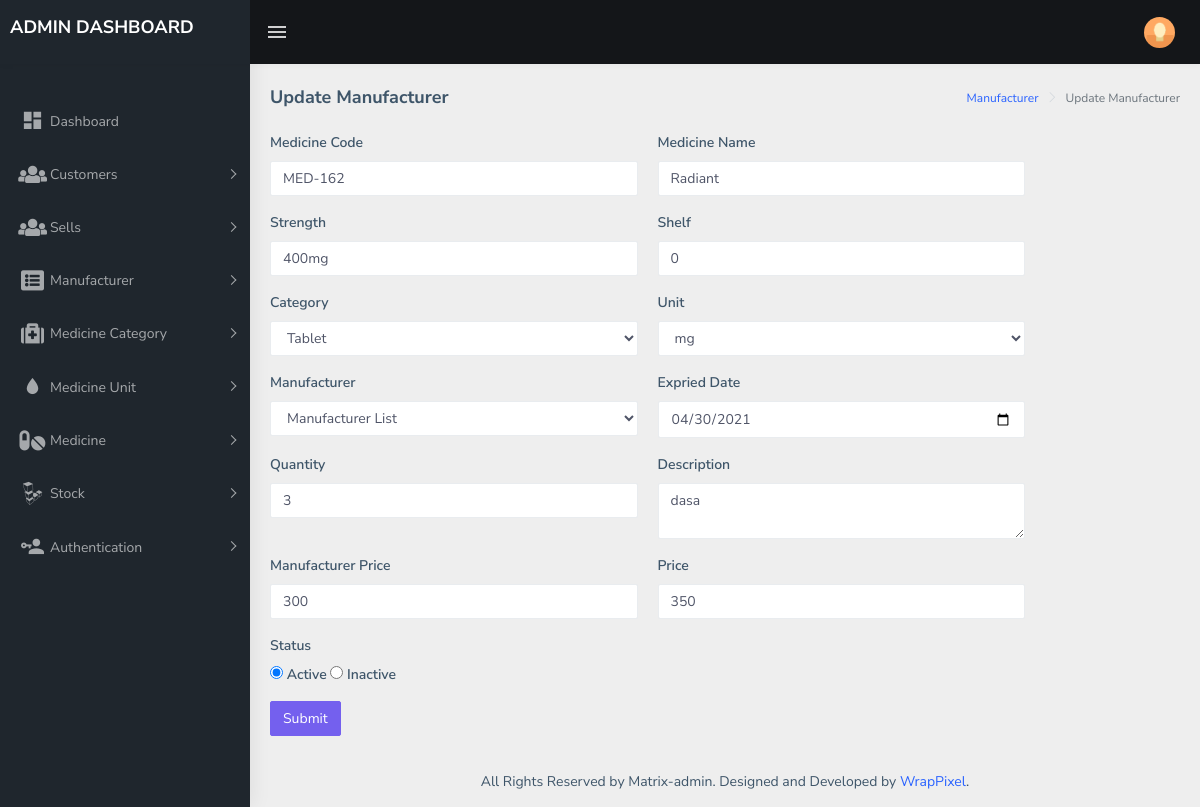
Page /medicine_update.php?update=true&&id=2 (signed in) on the committed database.
### tables this page shows
CREATE TABLE `medicines` (
  `id` int(11) NOT NULL,
  `names` varchar(25) NOT NULL,
  `code` varchar(8) NOT NULL,
  `manufacturer` varchar(25) NOT NULL,
  `manufacturer_price` float NOT NULL,
  `price` float NOT NULL,
  `category_id` int(3) NOT NULL,
  `unit_id` int(3) NOT NULL,
  `strength` varchar(10) NOT NULL,
  `shelf` int(11) NOT NULL,
  `quantity` int(11) NOT NULL,
  `expired_date` date NOT NULL,
  `description` text NOT NULL,
  `status` tinyint(1) NOT NULL
);

### pages/medicine/update.php (the view, shortened to what this page needs)
<form action="" method="POST">
    <div class="row mb-3">
      <div class="col-lg-5">
       <label >Medicine Code</label> <input type="text" class="form-control" id="code" placeholder="Code" name="code" value="<?php echo $getData['code']?>" >
      </div>
      <div class="col-lg-5">
        <label for="uname">Medicine Name</label>
        <input type="text" class="form-control" id="name" value="<?php echo $getData['names']?>" name="name">
      </div>
    </div>
        <div class="row mb-3">
      <div class="col-lg-5">
       <label >Strength</label> <input type="text" class="form-control" id="strength" placeholder="Strength" name="strength" value="<?php echo $getData['strength']?>" >
      </div>
      <div class="col-lg-5">
        <label>Shelf</label>
        <input type="text" class="form-control" id="shelf" placeholder="Shelf" name="shelf" value="<?php echo $getData['shelf']?>">
      </div>
    </div>
        <div class="row mb-3">
      <div class="col-lg-5">
        <label >Category</label>
        <select class="form-control" style="height: 35px" name="category_id">
        <?php while($category=mysqli_fetch_assoc($get_category)){?>
        <option value="<?php echo $getData['category_id']?>" <?php echo $getData['category_id']==$category['id'] ? 'SELECTED':''?> ><?php echo $category['name'];?></option>
        <?php }?>
      </select>
      </div>
      <div class="col-lg-5">
        <label for="uname">Unit</label>
        <select class="form-control" style="height: 35px" name="unit_id">
       <?php while($unit=mysqli_fetch_assoc($get_unit)){?>
        <option value="<?php echo $getData['category_id']?>" <?php echo $getData['unit_id']==$unit['id'] ? 'SELECTED':''?>><?php echo $unit['name'];?></option>
        <?php }?>
      </select>
      </div>
    </div>
    <div class="row mb-3">
      <div class="col-lg-5">
        <label >Manufacturer</label>
        <select class="form-control" style="height: 35px" name="manufacturer">
        <option>Manufacturer List</option>
      </select>
      </div>
      <div class="col-lg-5">
        <label >Expried Date</label>
     <input type="date" class="form-control"  name="expired_date" value="<?php echo $getData['expired_date']?>">
      </div>
    </div>
    <div class="row mb-3">
      <div class="col-lg-5">
        <label >Quantity</label>
        <input type="text" class="form-control" value="<?php echo $getData['quantity']?>" name="quantity">
      </div>
            <div class="col-lg-5">
        <label >Description</label>
        <textarea  type="text" class="form-control"  name="description" ><?php echo $getData['description']?></textarea>
      </div>
    </div>
    <div class="row mb-3">
      <div class="col-lg-5">
        <label >Manufacturer Price</label>
        <input type="text" class="form-control" value="<?php echo $getData['manufacturer_price']?>" name="manufacturer_price">
      </div>
    <div class="col-lg-5">
        <label >Price</label>
        <input type="text" class="form-control" value="<?php echo $getData['price']?>" name="price">
      </div>
    </div>
    <div class="form-group">
      <label>Status </label><br/>
        <label class="form-check-label"><input type="radio" name="status" id="status" value="1"<?php echo $getData['status']=='1'?'checked':'';?>> Active</label>
        <label class="form-check-label"><input type="radio" name="status" id="status" value="0" <?php echo $getData['status']=='0'?'checked':''?>> Inactive</label>
    </div>
    <button type="submit" class="btn btn-primary" name="btn">Submit</button>
  </form>

### rows in the picture
medicines: code "MED-162", name "Radiant", strength "400mg", shelf "0", expired_date "04/30/2021", quantity "3", description "dasa", manufacturer_price "300", price "350", status "☑ Active", status "☐ Inactive"

### other values in the picture
form field category_id "Tablet"
form field unit_id "mg"
